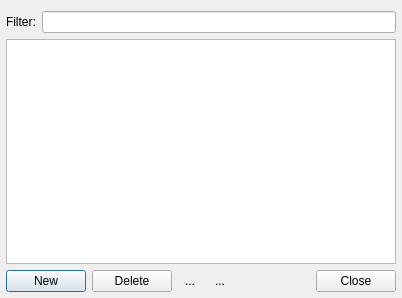
<?xml version="1.0" encoding="UTF-8"?>
<ui version="4.0">
 <class>SkinnedPlayListBrowser</class>
 <widget class="QDialog" name="SkinnedPlayListBrowser">
  <property name="geometry">
   <rect>
    <x>0</x>
    <y>0</y>
    <width>402</width>
    <height>298</height>
   </rect>
  </property>
  <property name="windowTitle">
   <string>Playlist Browser</string>
  </property>
  <layout class="QGridLayout" name="gridLayout">
   <property name="leftMargin">
    <number>6</number>
   </property>
   <property name="rightMargin">
    <number>6</number>
   </property>
   <property name="bottomMargin">
    <number>6</number>
   </property>
   <item row="0" column="0" colspan="5">
    <layout class="QHBoxLayout" name="horizontalLayout">
     <item>
      <widget class="QLabel" name="label">
       <property name="text">
        <string>Filter:</string>
       </property>
      </widget>
     </item>
     <item>
      <widget class="QLineEdit" name="filterLineEdit">
       <property name="clearButtonEnabled">
        <bool>true</bool>
       </property>
      </widget>
     </item>
    </layout>
   </item>
   <item row="2" column="0">
    <widget class="QPushButton" name="newButton">
     <property name="text">
      <string>New</string>
     </property>
    </widget>
   </item>
   <item row="2" column="1">
    <widget class="QPushButton" name="deleteButton">
     <property name="text">
      <string>Delete</string>
     </property>
    </widget>
   </item>
   <item row="2" column="2">
    <widget class="QToolButton" name="downButton">
     <property name="text">
      <string>...</string>
     </property>
     <property name="autoRaise">
      <bool>true</bool>
     </property>
    </widget>
   </item>
   <item row="2" column="3">
    <widget class="QToolButton" name="upButton">
     <property name="text">
      <string>...</string>
     </property>
     <property name="toolButtonStyle">
      <enum>Qt::ToolButtonIconOnly</enum>
     </property>
     <property name="autoRaise">
      <bool>true</bool>
     </property>
    </widget>
   </item>
   <item row="2" column="4">
    <widget class="QDialogButtonBox" name="buttonBox">
     <property name="orientation">
      <enum>Qt::Horizontal</enum>
     </property>
     <property name="standardButtons">
      <set>QDialogButtonBox::Close</set>
     </property>
    </widget>
   </item>
   <item row="1" column="0" colspan="5">
    <widget class="QListView" name="listView">
     <property name="editTriggers">
      <set>QAbstractItemView::NoEditTriggers</set>
     </property>
     <property name="selectionMode">
      <enum>QAbstractItemView::SingleSelection</enum>
     </property>
     <property name="selectionBehavior">
      <enum>QAbstractItemView::SelectRows</enum>
     </property>
     <property name="uniformItemSizes">
      <bool>true</bool>
     </property>
    </widget>
   </item>
  </layout>
 </widget>
 <tabstops>
  <tabstop>filterLineEdit</tabstop>
  <tabstop>listView</tabstop>
  <tabstop>newButton</tabstop>
  <tabstop>deleteButton</tabstop>
  <tabstop>downButton</tabstop>
  <tabstop>upButton</tabstop>
  <tabstop>buttonBox</tabstop>
 </tabstops>
 <resources/>
 <connections>
  <connection>
   <sender>buttonBox</sender>
   <signal>accepted()</signal>
   <receiver>SkinnedPlayListBrowser</receiver>
   <slot>accept()</slot>
   <hints>
    <hint type="sourcelabel">
     <x>248</x>
     <y>254</y>
    </hint>
    <hint type="destinationlabel">
     <x>157</x>
     <y>274</y>
    </hint>
   </hints>
  </connection>
  <connection>
   <sender>buttonBox</sender>
   <signal>rejected()</signal>
   <receiver>SkinnedPlayListBrowser</receiver>
   <slot>reject()</slot>
   <hints>
    <hint type="sourcelabel">
     <x>316</x>
     <y>260</y>
    </hint>
    <hint type="destinationlabel">
     <x>286</x>
     <y>274</y>
    </hint>
   </hints>
  </connection>
 </connections>
</ui>
